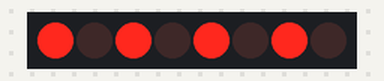
This sketch was run on a simulated Arduino Uno, built with avr-gcc and run on an emulated ATmega328P. Shown: 8 shift-register outputs drawn as a row of LEDs (first output left, lit = HIGH). Wiring (inferred from the names in the program): shift register (74HC595): data pin 9; shift clock pin 8; latch pin 4. Wiring (inferred from the signals the program sends): row of LEDs: on Q0, Q1, Q2, Q3, Q4, Q5, Q6, Q7.

Above: at 0.5 s.
At 2.7 s:
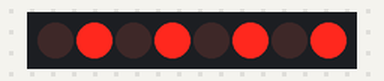
Timing chart, 0 to 3.5 s (numbered marks = the images above):
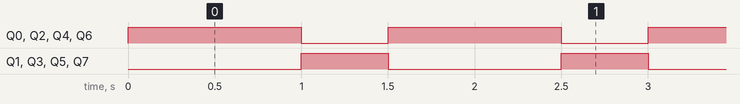

Measured:
- by itself, Q0, Q2, Q4, Q6: alternates HIGH for 1.0 s and LOW for 0.50 s
- by itself, Q1, Q3, Q5, Q7: alternates HIGH for 0.50 s and LOW for 1.0 s

The sketch:

74HC595.ino
```cpp
//**************************************************************//
// Simple 74HC595 demo
//****************************************************************
//Pin connected to STCP(Storage  Registers Clock Input) of 74HC595 - pin 12
int latchPin = 4;
//Pin connected to SHCP(Shift Register Clock Input) of 74HC595 - pin 11
int clockPin = 8;
//Pin connected to DS of 74HC595 - pin 14
int dataPin = 9;
// A byte stores an 8-bit number, from 0 to 255
// 0b tells arduino that we are using binary notation instead of decimal
byte LED = 0b10101010;  // modify this to the pattern you want to display
// 1 -> 00000001
// 2 -> 00000010
// 4    00000100
// 8    00001000

// 128 -> 1000 0000
// 1 -> 0000 0001
void setup() {
  Serial.begin(9600);
  pinMode(latchPin, OUTPUT);
  pinMode(clockPin, OUTPUT);
  pinMode(dataPin, OUTPUT);
}

void loop() {
  digitalWrite(latchPin,LOW);
  // shiftOut(dataPin, clockPin, bitOrder, value)
  shiftOut(dataPin,clockPin,LSBFIRST,LED);
  digitalWrite(latchPin,HIGH);
  delay(1000);
  digitalWrite(latchPin,LOW);
  // shiftOut(dataPin, clockPin, bitOrder, value)
  shiftOut(dataPin,clockPin,MSBFIRST,LED);
  digitalWrite(latchPin,HIGH);


  // this shifts the bits towards the left
  // LED = LED / 128 + LED * 2;

  // this shifts the bits towards the right
  // LED = LED / 2 + LED * 128;

  // flipping
  // LED = 255 - LED;

  // 2 bits, 0-3, 4
  // 00 -> 11 , 0 -> 3
  // 01 -> 10,  1 -> 2
  // value = 3 - value

  delay(500);

}
```
